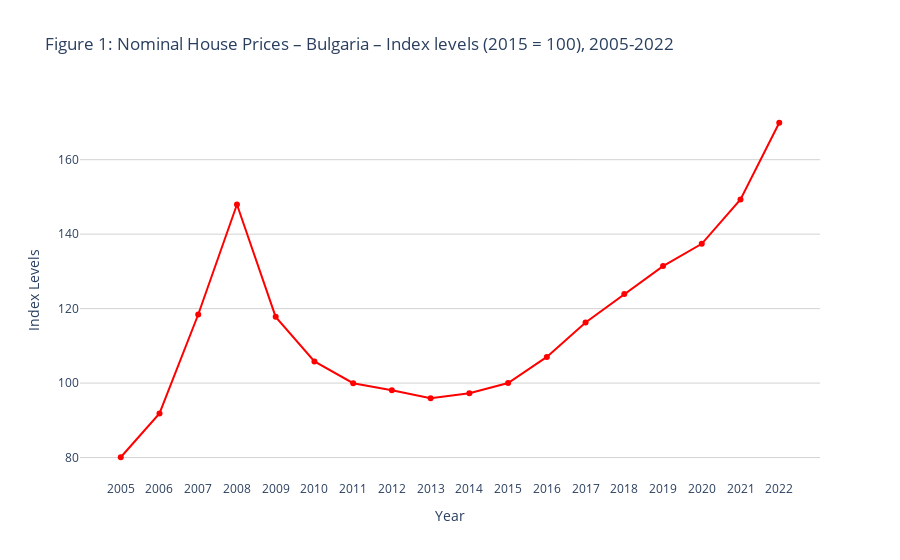

The notebook cell this image was saved under:
### Markdown cell above
#### **Analyzing Housing Price and Rent Trends**

We've employed time series plots to visualize the progression of housing prices and rents throughout the years, coupled with growth rate visualizations to uncover underlying trends and fluctuations.

Figure 1 displays the nominal house price index (NHPI). Over the entire span from 2005 to 2022, the NHPI exhibited a cumulative growth of approximately 112.08%, progressing from 80.1 in 2005 to 169.92 in 2022.

### Code cell
house_prices_plot_1(
    data = hpi_bg_annual,
    col = "nominal",
    title = "Figure 1: Nominal House Prices – Bulgaria – Index levels (2015 = 100), 2005-2022",
    title_x = "Index Levels", title_y = "Year",
    height = 500, color = "red")

### Figure 1 — Plotly figure (JSON) as saved in the notebook; plotly's stock layout.template omitted (floating-point values rounded to 4 significant figures)
{"data": [{"line": {"color": "red"}, "name": "nominal", "type": "scatter", "x": ["2005", "2006", "2007", "2008", "2009", "2010", "2011", "2012", "2013", "2014", "2015", "2016", "2017", "2018", "2019", "2020", "2021", "2022"], "y": [80.09, 91.86, 118.4, 148.0, 117.8, 105.8, 99.97, 98.07, 95.92, 97.29, 100, 107.0, 116.3, 124.0, 131.4, 137.4, 149.3, 169.9]}], "layout": {"autosize": true, "plot_bgcolor": "white", "title": {"text": "Figure 1: Nominal House Prices – Bulgaria – Index levels (2015 = 100), 2005-2022"}, "xaxis": {"autorange": true, "range": [-1.02, 18.02], "title": {"text": "Year"}, "type": "category"}, "yaxis": {"autorange": true, "gridcolor": "lightgray", "range": [73.76, 176.2], "showgrid": true, "title": {"text": "Index Levels"}, "type": "linear"}}}
